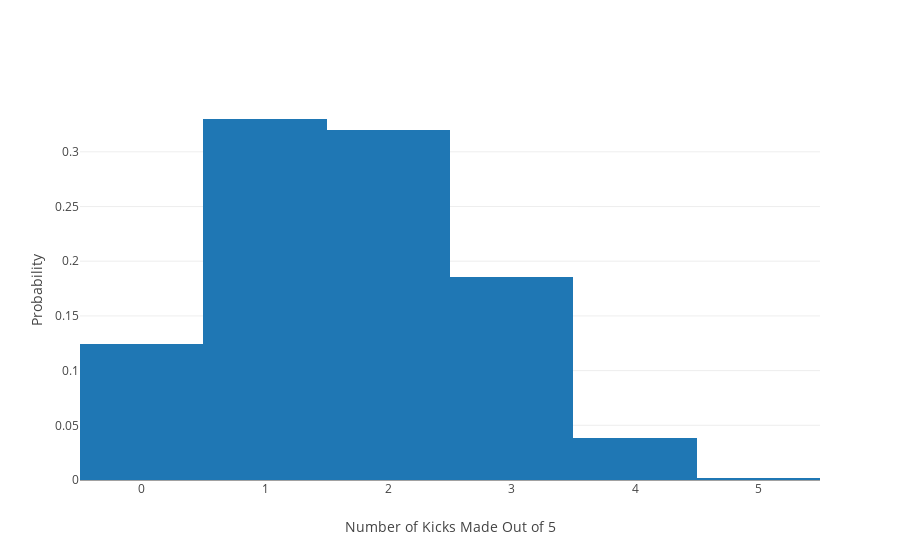

Notebook source saved alongside this figure:
### Markdown cell above
Again, we'll check with a simulation

### Code cell
num_tests = 1000
kick_values = []

for test in range(num_tests):
    # Kick 5 times
    kick_1 = np.random.choice([1, 0], p=[kick_prob, (1-kick_prob)])
    kick_2 = np.random.choice([1, 0], p=[kick_prob, (1-kick_prob)])
    kick_3 = np.random.choice([1, 0], p=[kick_prob, (1-kick_prob)])
    kick_4 = np.random.choice([1, 0], p=[kick_prob, (1-kick_prob)])
    kick_5 = np.random.choice([1, 0], p=[kick_prob, (1-kick_prob)])
    
    # How many kicks did we get?
    kicks_made = kick_1 + kick_2 + kick_3 + kick_4 + kick_5
    
    # Put the number of kicks made into our list
    kick_values.append(kicks_made)

plot_data = [go.Histogram(x=kick_values, histnorm='probability')]

plot_layout = go.Layout(
    xaxis=dict(
        title='Number of Kicks Made Out of 5'
    ),
    yaxis=dict(
        title='Probability'
    )
)

fig = go.Figure(data=plot_data, layout=plot_layout)
iplot(fig)

### Figure 1 — Plotly figure (JSON) as saved in the notebook; plotly's stock layout.template omitted (floating-point values rounded to 4 significant figures; data arrays with more than 128 entries replaced by an {"elided": "..."} marker saying what was removed)
{"data": [{"histnorm": "probability", "type": "histogram", "x": {"elided": "1000 int values"}}], "layout": {"xaxis": {"title": "Number of Kicks Made Out of 5"}, "yaxis": {"title": "Probability"}}}
